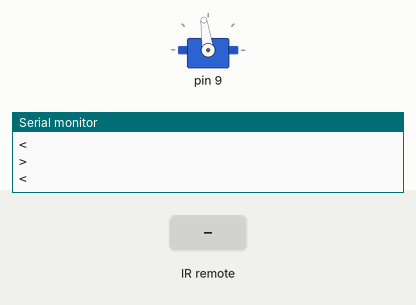
Simulated run of this sketch. Board: Arduino Uno, built with avr-gcc and run on an emulated ATmega328P. Parts: servo, the last lines printed to the serial monitor. The test bench sets the inputs (shaded band).

Above: at 1.4 s.
1.5 s: infrared code 0xFF10EF received
At 1.7 s:
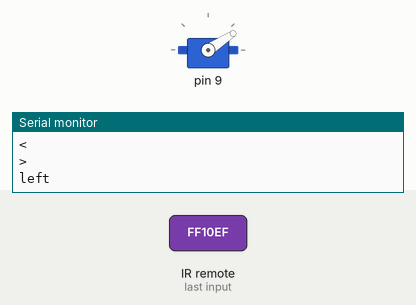
4.5 s: infrared code 0xFF5AA5 received
At 4.74 s:
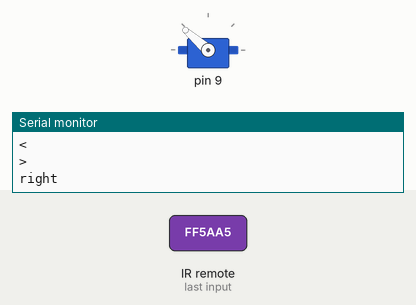
Timing chart, 0 to 13.5 s (numbered marks = the images above; inputs shaded):
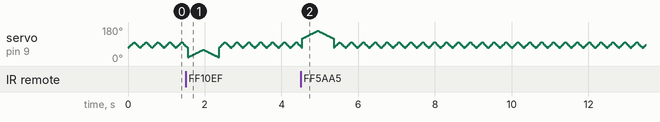

The sketch:

fish_sweep3.ino
```cpp
#include <IRremote.h>
#define MY_DEBUG 1
#define DEFAULT_DELAY 10
#include <Servo.h>

const int RECV_PIN = 7;
IRrecv irrecv(RECV_PIN);
decode_results results;

struct RoboFish
{
  Servo tail;
  int pos;

  int pos_0;
  int pos_1;

  int speed;

  void setup(int servo_pin)
  {
    pos = 0;
    speed = 100;

    pos_0 = 1;
    pos_1 = 180;

    tail.attach(servo_pin);
  }


  int set_speed(int _speed=0)
  {
    int res = DEFAULT_DELAY;

    if(_speed > 0) {
      res = 1000/_speed;
    }

    return res;
  }

  void swim(int _speed=0)
  {
    int del = set_speed(_speed);

// переделываем пример Sweep
    for(pos = pos_0; pos < pos_1; pos++) {
      tail.write(pos);
      delay(del);
    }
#if MY_DEBUG
      Serial.println("<");
#endif
    for(pos = pos_1; pos >= pos_0; pos--) {
      tail.write(pos);
      delay(del);
    }
#if MY_DEBUG
      Serial.println(">");
#endif
  }

  void forward(int _speed=0)
  {
#if MY_DEBUG
      Serial.println("forward"); // fish goes foward
#endif

    pos_0 = 45;
    pos_1 = 125;

    swim(_speed);
  }

  void left(int _speed=0)
  {
#if MY_DEBUG
      Serial.println("left");// fish goes left
#endif

    pos_0 = 20;
    pos_1 = 60;

    swim(_speed);
  }

  void right(int _speed=0)
  {
#if MY_DEBUG
      Serial.println("right"); //fish goes right
#endif

    pos_0 = 120;
    pos_1 = 160;

    swim(_speed);
  }
};

RoboFish robot;

int randnum = 0;
bool leftflag = false;
bool rightflag = false;

void setup()
{
  irrecv.enableIRIn();
  irrecv.blink13(true);

#if MY_DEBUG
  Serial.begin(9600);
#endif

  robot.setup(9);
  robot.speed = 100;

  randomSeed(analogRead(0));
}


void loop()
{
#if 0
 robot.left(50);
 delay(100);

 robot.forward(100);
 delay(50);

  robot.right(50);
  delay(100);
#endif

#if 0

  robot.pos_0 = 55;//65
  robot.pos_1 = 115;//105
  robot.swim( robot.speed+40 );
#endif

/*#if 1
  randnum = random(400);
  if(randnum > 380) {

    randnum = random(400);
    if(randnum > 200 && !rightflag)
    {
      leftflag=true;
      robot.left(robot.speed);
    }
    else
    {
      rightflag=true;
      robot.right(robot.speed);
    }
  }*/
  if (1){
    leftflag = false;
    rightflag = false;
    //robot.forward( robot.speed );
    robot.pos_0 = 70;
    robot.pos_1 = 100;
    robot.swim( robot.speed+100 );
  }

if (irrecv.decode(&results)){

        switch(results.value){
          case 0xFF10EF: //Keypad button "4"
          robot.left(robot.speed);
          }

        switch(results.value){
          case 0xFF5AA5: //Keypad button "6"
          robot.right(robot.speed);
          }

        irrecv.resume();
    }
//#endif
}
```
